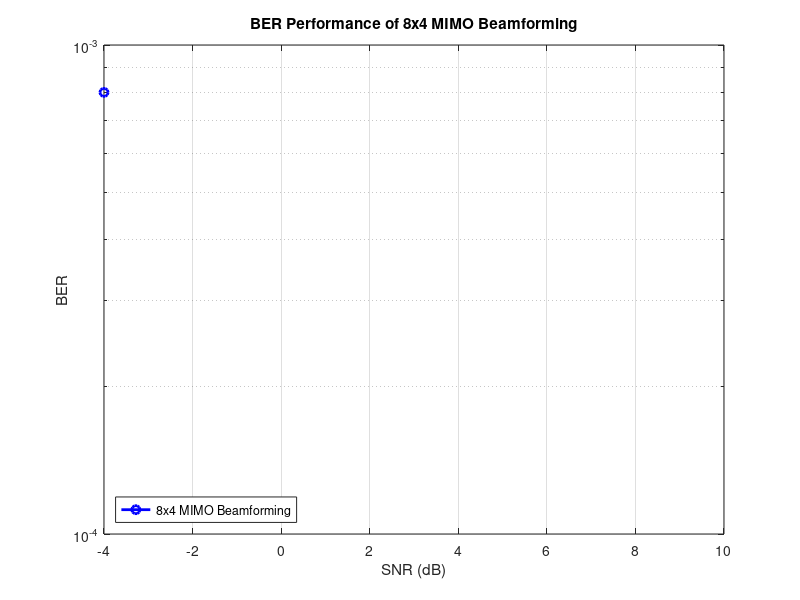
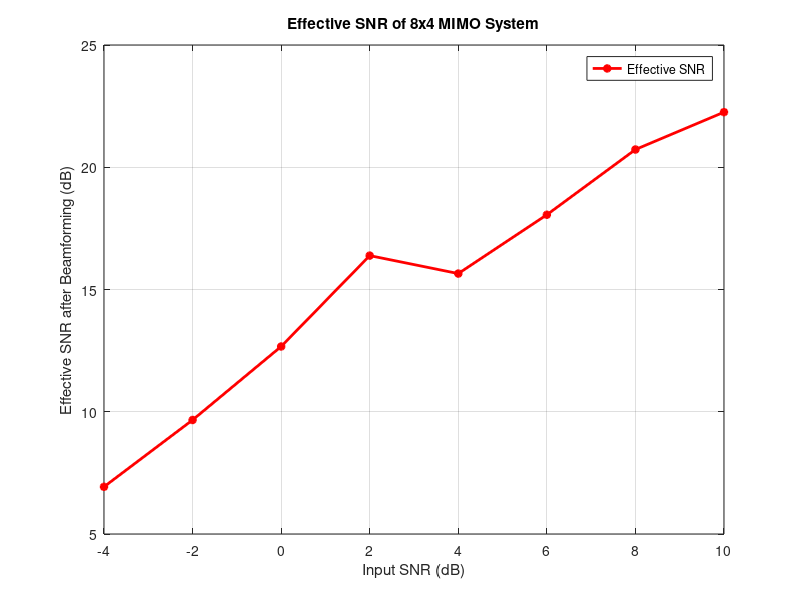

These figures' MATLAB source, in order:
clc; clear; close all;

% Parameters
SNR_dB = -4:2:10;
SNR_linear = 10.^(SNR_dB/10);
N = 1e4;            % Reduced for performance (was 1e5)
Es = 1;             % Symbol energy
Nt = 8; Nr = 4;     % MIMO dimensions (8x4)

ber_mimo = zeros(size(SNR_dB));
snr_eff = zeros(size(SNR_dB));

for i = 1:length(SNR_dB)
    sigma2 = Es / SNR_linear(i);  % Noise variance
    errors = 0;
    snr_tmp = 0;

    % --- Channel Matrix ---
    H = (randn(Nr, Nt) + 1j*randn(Nr, Nt)) / sqrt(2);  % Rayleigh flat fading

    % --- Beamforming ---
    [~, ~, V] = svd(H);       % SVD of H
    w_tx = V(:,1);            % MRT beamformer
    h_eff = H * w_tx;         % Effective channel vector
    w_rx = h_eff / norm(h_eff);  % MRC receiver

    h_total = w_rx' * H * w_tx;  % Scalar channel gain after beamforming

    % --- Generate BPSK symbols ---
    bits = randi([0 1], 1, N);
    symbols = 2 * bits - 1;  % BPSK: 0 -> -1, 1 -> +1

    % --- Transmit through channel ---
    noise = sqrt(sigma2/2) * (randn(Nr, N) + 1j*randn(Nr, N));
    y = H * (w_tx * symbols) + noise;  % Matrix mult with broadcasting
    y_combined = w_rx' * y;  % Combine via receiver beamforming

    % --- Detection ---
    bits_rx = real(y_combined) > 0;
    errors = sum(bits_rx ~= bits);

    % --- Effective SNR ---
    snr_tmp = abs(h_total)^2 * Es / sigma2;

    % --- Store results ---
    ber_mimo(i) = errors / N;
    snr_eff(i) = snr_tmp;
end

% === Plot BER ===
figure;
semilogy(SNR_dB, ber_mimo, 'b-o', 'LineWidth', 2); grid on;
xlabel('SNR (dB)'); ylabel('BER');
title('BER Performance of 8x4 MIMO Beamforming');
legend('8x4 MIMO Beamforming', 'Location', 'southwest');

% === Plot Effective SNR ===
figure;
plot(SNR_dB, 10*log10(snr_eff), 'r-*', 'LineWidth', 2); grid on;
xlabel('Input SNR (dB)');
ylabel('Effective SNR after Beamforming (dB)');
title('Effective SNR of 8x4 MIMO System');
legend('Effective SNR');